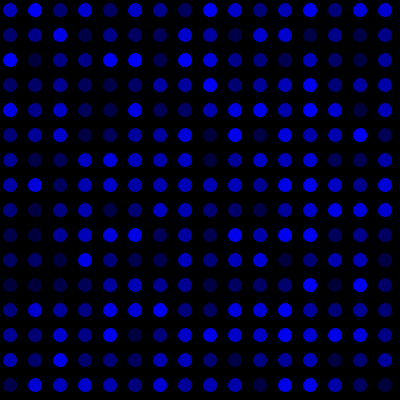
Frame 1 (no input)
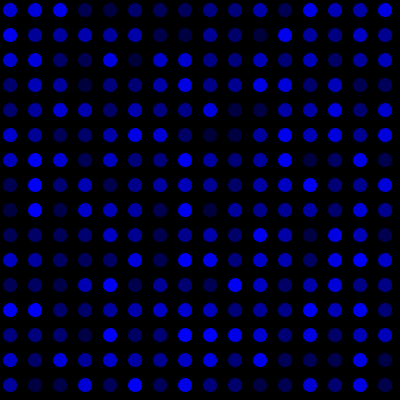
Frame 60 (the mouse pressed at the canvas centre just before this capture)
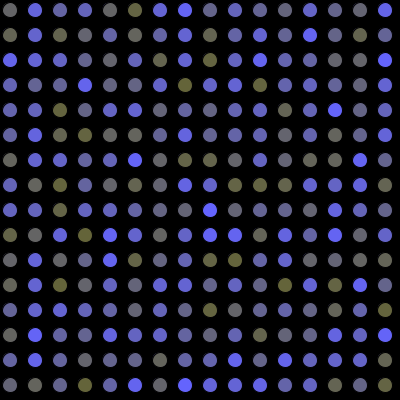
Frame 120 (the mouse held since frame 60 and released just before this capture)

The Processing sketch that drew these frames (run headless with seeded random() and noise(); from frame 60 on, the mouse is pressed at the canvas centre):

// Processing sketch: processing_104182
// ── processing_104182.pde

void setup()
    {
      size(400,400);
      background(0);
    }
void draw()
      {
        for(int i=10;i<width;i+=25)
           {
              for(int j=10;j<height;j+=25)
                 {
                   
                   fill(mouseX/2,mouseY/2,random(55,255));
                   ellipse(i,j,15,15);
                 }
            }      
      }
